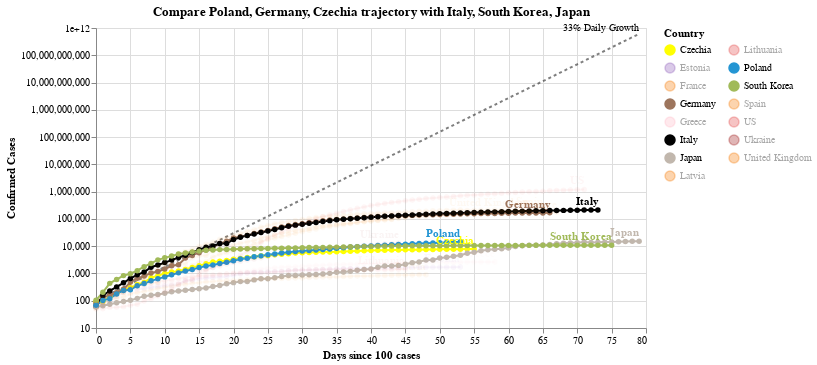

The notebook cell saved with this chart:
### Code cell
#hide_input
chart2 = make_since_chart(['Poland', 'Germany', 'Czechia'])
chart2

### Figure 1 — Vega-Lite specification as saved in the notebook (floating-point values rounded to 4 significant figures; data arrays with more than 128 entries replaced by an {"elided": "..."} marker saying what was removed)
{"config": {"view": {"continuousWidth": 400, "continuousHeight": 300}}, "layer": [{"mark": {"type": "line", "color": "black", "opacity": 0.5, "strokeDash": [3, 3]}, "encoding": {"x": {"type": "quantitative", "field": "Days since 100 cases"}, "y": {"type": "quantitative", "field": "Confirmed Cases"}}}, {"mark": {"type": "text", "align": "right", "dy": -6, "fontSize": 10, "text": "33% Daily Growth"}, "encoding": {"x": {"type": "quantitative", "field": "Days since 100 cases"}, "y": {"type": "quantitative", "field": "Confirmed Cases"}}, "transform": [{"filter": "(datum['Days since 100 cases'] >= 79)"}]}, {"data": {"name": "data-643482c7be68db9acca882f397d99325"}, "mark": {"type": "line", "point": true}, "encoding": {"color": {"type": "nominal", "field": "Country", "legend": {"columns": 2}, "scale": {"domain": ["Czechia", "Estonia", "France", "Germany", "Greece", "Italy", "Japan", "Latvia", "Lithuania", "Poland", "South Korea", "Spain", "US", "Ukraine", "United Kingdom"], "range": ["yellow", "#9467bd", "#F58518", "#9D755D", "pink", "black", "#C1B7AD", "#F58518", "#E45756", "#2495D3", "#A1BA59", "#F58518", "#E45756", "brown", "#F58518"]}}, "opacity": {"condition": {"value": 1, "selection": "selector002"}, "value": 0.05}, "tooltip": [{"type": "nominal", "field": "Country"}, {"type": "temporal", "field": "Date"}, {"type": "quantitative", "field": "Confirmed Cases"}, {"type": "quantitative", "field": "Days since 100 cases"}], "x": {"type": "quantitative", "field": "Days since 100 cases"}, "y": {"type": "quantitative", "field": "Confirmed Cases", "scale": {"type": "log"}}}, "selection": {"selector002": {"type": "multi", "fields": ["Country"], "bind": "legend", "init": [{"Country": "Poland"}, {"Country": "Germany"}, {"Country": "Czechia"}, {"Country": "Italy"}, {"Country": "South Korea"}, {"Country": "Japan"}]}}, "width": 550}, {"data": {"name": "data-643482c7be68db9acca882f397d99325"}, "mark": {"type": "text", "align": "right", "dy": -8, "fontWeight": "bold"}, "encoding": {"color": {"type": "nominal", "field": "Country", "legend": {"columns": 2}, "scale": {"domain": ["Czechia", "Estonia", "France", "Germany", "Greece", "Italy", "Japan", "Latvia", "Lithuania", "Poland", "South Korea", "Spain", "US", "Ukraine", "United Kingdom"], "range": ["yellow", "#9467bd", "#F58518", "#9D755D", "pink", "black", "#C1B7AD", "#F58518", "#E45756", "#2495D3", "#A1BA59", "#F58518", "#E45756", "brown", "#F58518"]}}, "opacity": {"condition": {"value": 1, "selection": "selector002"}, "value": 0.05}, "text": {"type": "nominal", "field": "Country"}, "tooltip": [{"type": "nominal", "field": "Country"}, {"type": "temporal", "field": "Date"}, {"type": "quantitative", "field": "Confirmed Cases"}, {"type": "quantitative", "field": "Days since 100 cases"}], "x": {"type": "quantitative", "field": "Days since 100 cases"}, "y": {"type": "quantitative", "field": "Confirmed Cases", "scale": {"type": "log"}}}, "transform": [{"filter": "(datum['Date'] >= 1588636800000)"}], "width": 550}], "data": {"name": "data-a6e83c9812dd08555e0a65855a70ab45"}, "title": "Compare Poland, Germany, Czechia trajectory with Italy, South Korea, Japan", "$schema": "https://vega.github.io/schema/vega-lite/v4.0.2.json", "datasets": {"data-a6e83c9812dd08555e0a65855a70ab45": [{"Days since 100 cases": 0, "Confirmed Cases": 100.0}, {"Days since 100 cases": 1, "Confirmed Cases": 133.0}, {"Days since 100 cases": 2, "Confirmed Cases": 176.9}, {"Days since 100 cases": 3, "Confirmed Cases": 235.3}, {"Days since 100 cases": 4, "Confirmed Cases": 312.9}, {"Days since 100 cases": 5, "Confirmed Cases": 416.2}, {"Days since 100 cases": 6, "Confirmed Cases": 553.5}, {"Days since 100 cases": 7, "Confirmed Cases": 736.1}, {"Days since 100 cases": 8, "Confirmed Cases": 979.1}, {"Days since 100 cases": 9, "Confirmed Cases": 1302.0}, {"Days since 100 cases": 10, "Confirmed Cases": 1732.0}, {"Days since 100 cases": 11, "Confirmed Cases": 2303.0}, {"Days since 100 cases": 12, "Confirmed Cases": 3064.0}, {"Days since 100 cases": 13, "Confirmed Cases": 4074.0}, {"Days since 100 cases": 14, "Confirmed Cases": 5419.0}, {"Days since 100 cases": 15, "Confirmed Cases": 7207.0}, {"Days since 100 cases": 16, "Confirmed Cases": 9586.0}, {"Days since 100 cases": 17, "Confirmed Cases": 12750.0}, {"Days since 100 cases": 18, "Confirmed Cases": 16960.0}, {"Days since 100 cases": 19, "Confirmed Cases": 22550.0}, {"Days since 100 cases": 20, "Confirmed Cases": 29990.0}, {"Days since 100 cases": 21, "Confirmed Cases": 39890.0}, {"Days since 100 cases": 22, "Confirmed Cases": 53060.0}, {"Days since 100 cases": 23, "Confirmed Cases": 70560.0}, {"Days since 100 cases": 24, "Confirmed Cases": 93850.0}, {"Days since 100 cases": 25, "Confirmed Cases": 124800.0}, {"Days since 100 cases": 26, "Confirmed Cases": 166000.0}, {"Days since 100 cases": 27, "Confirmed Cases": 220800.0}, {"Days since 100 cases": 28, "Confirmed Cases": 293700.0}, {"Days since 100 cases": 29, "Confirmed Cases": 390600.0}, {"Days since 100 cases": 30, "Confirmed Cases": 519500.0}, {"Days since 100 cases": 31, "Confirmed Cases": 690900.0}, {"Days since 100 cases": 32, "Confirmed Cases": 918900.0}, {"Days since 100 cases": 33, "Confirmed Cases": 1222000.0}, {"Days since 100 cases": 34, "Confirmed Cases": 1625000.0}, {"Days since 100 cases": 35, "Confirmed Cases": 2162000.0}, {"Days since 100 cases": 36, "Confirmed Cases": 2875000.0}, {"Days since 100 cases": 37, "Confirmed Cases": 3824000.0}, {"Days since 100 cases": 38, "Confirmed Cases": 5086000.0}, {"Days since 100 cases": 39, "Confirmed Cases": 6764000.0}, {"Days since 100 cases": 40, "Confirmed Cases": 8996000.0}, {"Days since 100 cases": 41, "Confirmed Cases": 11970000.0}, {"Days since 100 cases": 42, "Confirmed Cases": 15910000.0}, {"Days since 100 cases": 43, "Confirmed Cases": 21170000.0}, {"Days since 100 cases": 44, "Confirmed Cases": 28150000.0}, {"Days since 100 cases": 45, "Confirmed Cases": 37440000.0}, {"Days since 100 cases": 46, "Confirmed Cases": 49790000.0}, {"Days since 100 cases": 47, "Confirmed Cases": 66230000.0}, {"Days since 100 cases": 48, "Confirmed Cases": 88080000.0}, {"Days since 100 cases": 49, "Confirmed Cases": 117100000.0}, {"Days since 100 cases": 50, "Confirmed Cases": 155800000.0}, {"Days since 100 cases": 51, "Confirmed Cases": 207200000.0}, {"Days since 100 cases": 52, "Confirmed Cases": 275600000.0}, {"Days since 100 cases": 53, "Confirmed Cases": 366600000.0}, {"Days since 100 cases": 54, "Confirmed Cases": 487500000.0}, {"Days since 100 cases": 55, "Confirmed Cases": 648400000.0}, {"Days since 100 cases": 56, "Confirmed Cases": 862400000.0}, {"Days since 100 cases": 57, "Confirmed Cases": 1147000000.0}, {"Days since 100 cases": 58, "Confirmed Cases": 1525000000.0}, {"Days since 100 cases": 59, "Confirmed Cases": 2029000000.0}, {"Days since 100 cases": 60, "Confirmed Cases": 2698000000.0}, {"Days since 100 cases": 61, "Confirmed Cases": 3589000000.0}, {"Days since 100 cases": 62, "Confirmed Cases": 4773000000.0}, {"Days since 100 cases": 63, "Confirmed Cases": 6348000000.0}, {"Days since 100 cases": 64, "Confirmed Cases": 8443000000.0}, {"Days since 100 cases": 65, "Confirmed Cases": 11230000000.0}, {"Days since 100 cases": 66, "Confirmed Cases": 14940000000.0}, {"Days since 100 cases": 67, "Confirmed Cases": 19860000000.0}, {"Days since 100 cases": 68, "Confirmed Cases": 26420000000.0}, {"Days since 100 cases": 69, "Confirmed Cases": 35140000000.0}, {"Days since 100 cases": 70, "Confirmed Cases": 46730000000.0}, {"Days since 100 cases": 71, "Confirmed Cases": 62150000000.0}, {"Days since 100 cases": 72, "Confirmed Cases": 82660000000.0}, {"Days since 100 cases": 73, "Confirmed Cases": 109900000000.0}, {"Days since 100 cases": 74, "Confirmed Cases": 146200000000.0}, {"Days since 100 cases": 75, "Confirmed Cases": 194500000000.0}, {"Days since 100 cases": 76, "Confirmed Cases": 258700000000.0}, {"Days since 100 cases": 77, "Confirmed Cases": 344000000000.0}, {"Days since 100 cases": 78, "Confirmed Cases": 457500000000.0}, {"Days since 100 cases": 79, "Confirmed Cases": 608500000000.0}], "data-643482c7be68db9acca882f397d99325": {"elided": "930 records"}}}
